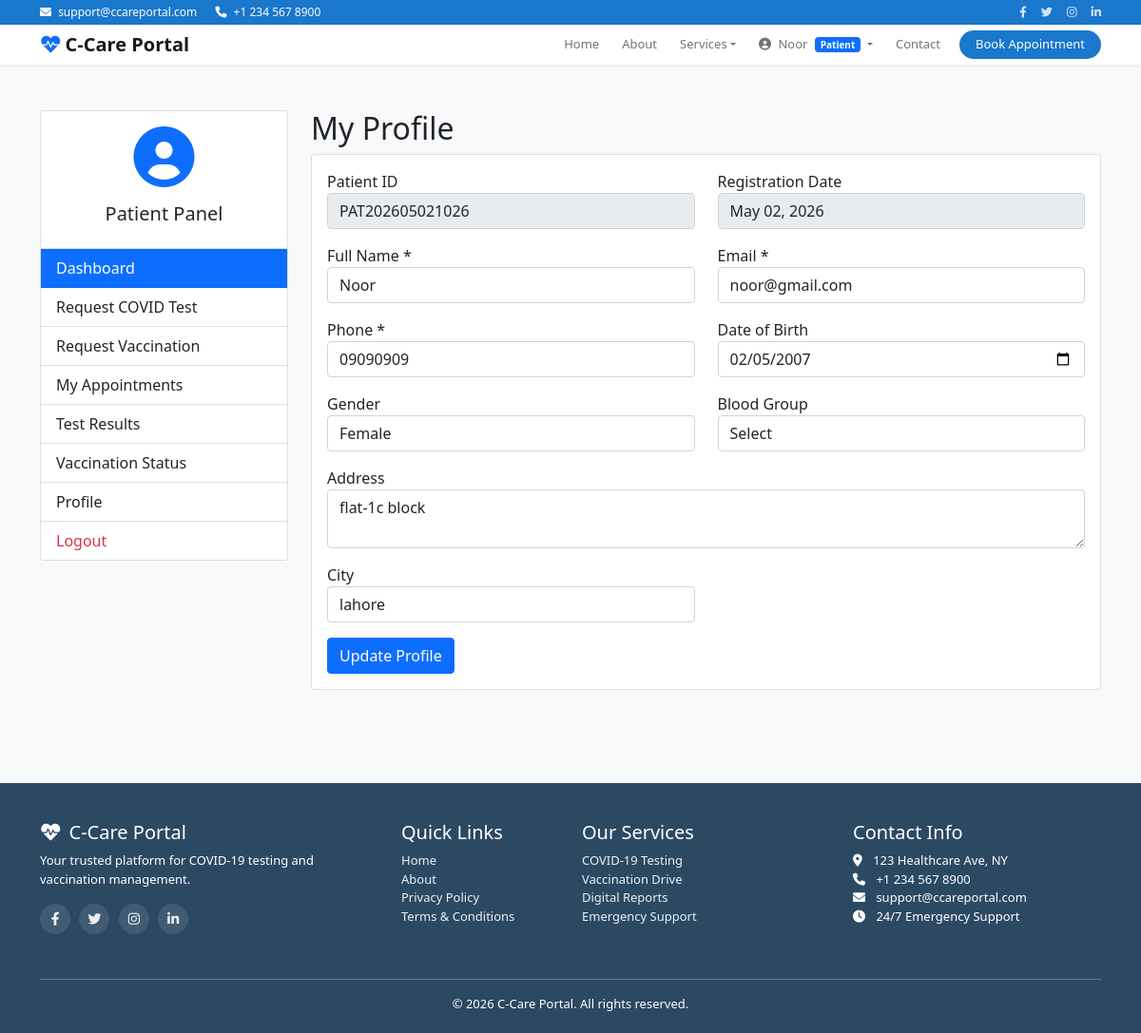
/patient/profile.php (signed in), run on the app's committed database.
### tables this page shows
CREATE TABLE `patients` (
  `id` int(11) NOT NULL,
  `patient_id` varchar(50) NOT NULL,
  `name` varchar(100) NOT NULL,
  `email` varchar(100) NOT NULL,
  `phone` varchar(20) NOT NULL,
  `password` varchar(255) NOT NULL,
  `date_of_birth` date DEFAULT NULL,
  `gender` enum('male','female','other') DEFAULT NULL,
  `address` text DEFAULT NULL,
  `city` varchar(100) DEFAULT NULL,
  `blood_group` varchar(5) DEFAULT NULL,
  `registration_date` timestamp NOT NULL DEFAULT current_timestamp()
);

### includes/functions.php (called while the page is built, shortened)
<?php
function formatDate($date) {
    return date('M d, Y', strtotime($date));
}
?>

### patient/profile.php (the view, shortened to what this page needs)
<?php
$database = Database::getInstance();
$conn = $database->getConnection();
$patientId = $_SESSION['user_id'];
$stmt = $conn->prepare("SELECT * FROM patients WHERE patient_id = ?");
$stmt->execute([$patientId]);
$patient = $stmt->fetch(PDO::FETCH_ASSOC);
?>
<?php include '../includes/header.php'; ?>
<div class="container py-5">
    <div class="row">
        <div class="col-md-3">
            <div class="card mb-4">
                <div class="card-body text-center">
                    <i class="fas fa-user-circle fa-4x mb-3 text-primary"></i>
                    <h5>Patient Panel</h5>
                </div>
                <div class="list-group list-group-flush">
    <a href="dashboard.php" class="list-group-item list-group-item-action active">Dashboard</a>
    <a href="request-test.php" class="list-group-item list-group-item-action">Request COVID Test</a>
    <a href="request-vaccination.php" class="list-group-item list-group-item-action">Request Vaccination</a>
    <a href="my-appointments.php" class="list-group-item list-group-item-action">My Appointments</a>
    <a href="test-results.php" class="list-group-item list-group-item-action">Test Results</a>
    <a href="vaccination-status.php" class="list-group-item list-group-item-action">Vaccination Status</a>
    <a href="profile.php" class="list-group-item list-group-item-action">Profile</a>
    <a href="../auth/logout.php" class="list-group-item list-group-item-action text-danger">Logout</a>
</div>
            </div>
        </div>
        <div class="col-md-9">
            <h2>My Profile</h2>
            <div class="card">
                <div class="card-body">
                    <form method="POST">
                        <div class="row">
                            <div class="col-md-6 mb-3">
                                <label>Patient ID</label>
                                <input type="text" class="form-control" value="<?php echo $patient['patient_id']; ?>" disabled>
                            </div>
                            <div class="col-md-6 mb-3">
                                <label>Registration Date</label>
                                <input type="text" class="form-control" value="<?php echo formatDate($patient['registration_date']); ?>" disabled>
                            </div>
                            <div class="col-md-6 mb-3">
                                <label>Full Name *</label>
                                <input type="text" class="form-control" name="name" value="<?php echo htmlspecialchars($patient['name']); ?>" required>
                            </div>
                            <div class="col-md-6 mb-3">
                                <label>Email *</label>
                                <input type="email" class="form-control" name="email" value="<?php echo $patient['email']; ?>" required>
                            </div>
                            <div class="col-md-6 mb-3">
                                <label>Phone *</label>
                                <input type="tel" class="form-control" name="phone" value="<?php echo $patient['phone']; ?>" required>
                            </div>
                            <div class="col-md-6 mb-3">
                                <label>Date of Birth</label>
                                <input type="date" class="form-control" name="dob" value="<?php echo $patient['date_of_birth']; ?>">
                            </div>
                            <div class="col-md-6 mb-3">
                                <label>Gender</label>
                                <select class="form-control" name="gender">
                                    <option value="female" <?php echo $patient['gender'] == 'female' ? 'selected' : ''; ?>>Female</option>
                                </select>
                            </div>
                            <div class="col-md-6 mb-3">
                                <label>Blood Group</label>
                                <select class="form-control" name="blood_group">
                                    <option value="">Select</option>
                                </select>
                            </div>
                            <div class="col-md-12 mb-3">
                                <label>Address</label>
                                <textarea class="form-control" name="address" rows="2"><?php echo htmlspecialchars($patient['address']); ?></textarea>
                            </div>
                            <div class="col-md-6 mb-3">
                                <label>City</label>
                                <input type="text" class="form-control" name="city" value="<?php echo $patient['city']; ?>">
                            </div>
                        </div>
                        <button type="submit" class="btn btn-primary">Update Profile</button>
                    </form>
                </div>
            </div>
        </div>
    </div>
</div>
<?php include '../includes/footer.php'; ?>

### includes/header.php (style rules this page uses)
:root { --primary-color: #1977cc; --secondary-color: #2c4964; }
body { font-family: 'Segoe UI', Tahoma, Geneva, Verdana, sans-serif; background-color: #f8f9fa; }

### data on the page
patients: patient "PAT202605021026", registration_date "May 02, 2026", name "Noor", email "noor@gmail.com", phone "09090909", dob "02/05/2007", gender "Female", address "flat-1c block", city "lahore"

### other printed values
$_SESSION['name'] "Noor"
$_SESSION['role'] "Patient"
